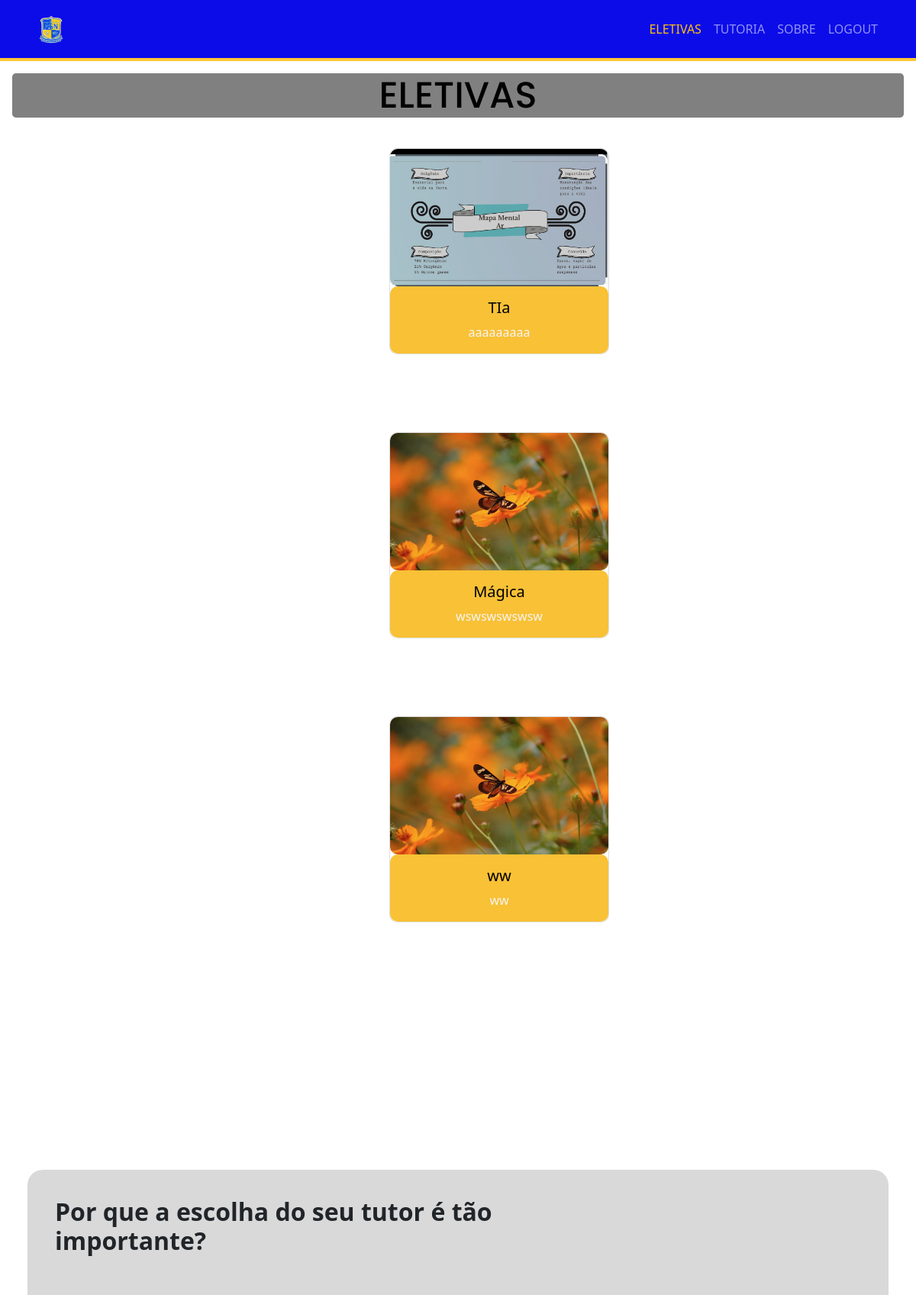
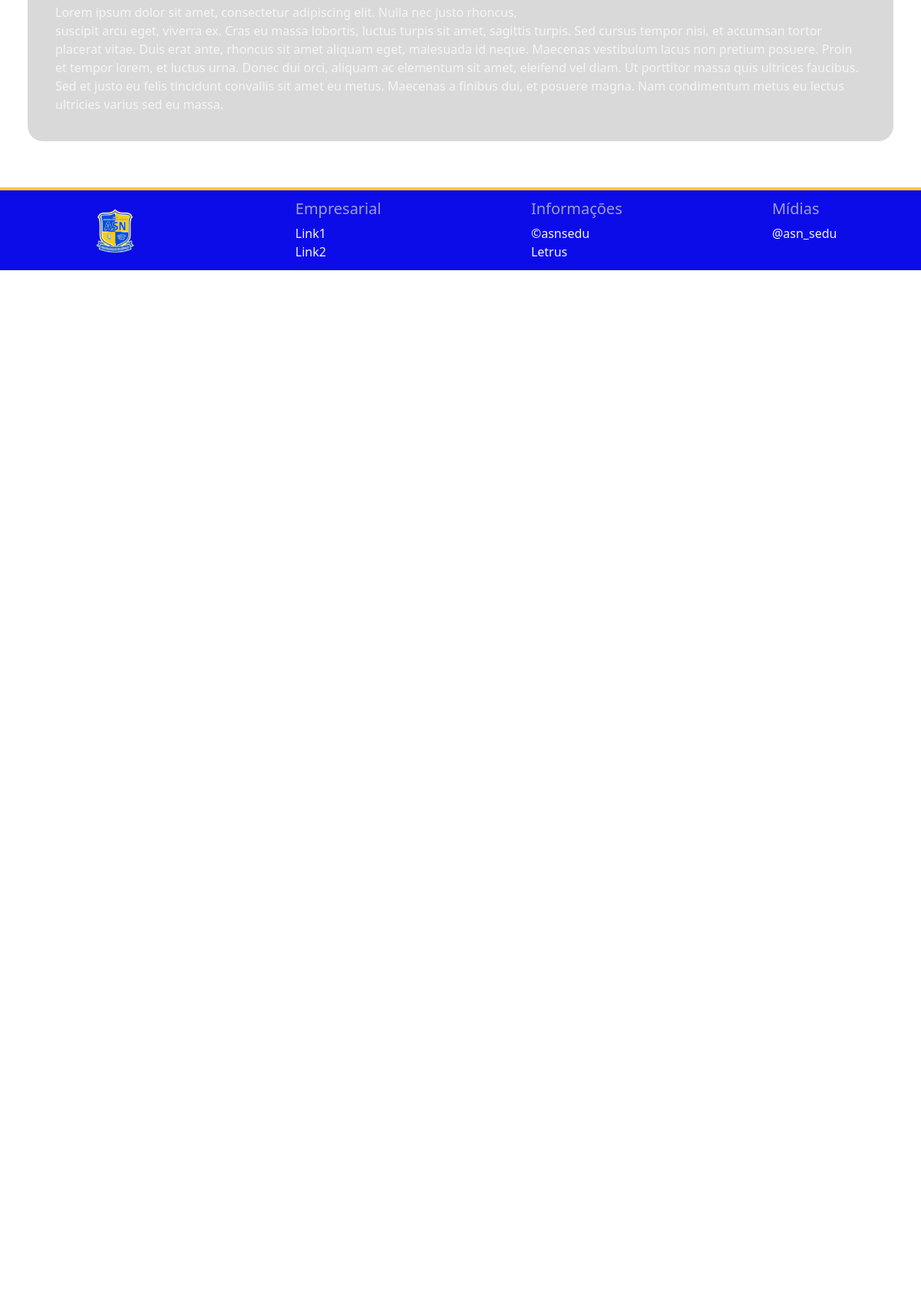
/eletivas/ (signed in, upper part), run on the app's committed database (2 pictures, top to bottom).
### Aplicativo/models.py (models this page shows)
class Eletivas(models.Model):
    titulo = models.CharField(max_length=50)
    descricao = models.TextField(max_length=150)
    imagem = models.ImageField(upload_to="img_eletivas/")

### Aplicativo/views.py (the view)
# urls.py: path('eletivas/', eletivas,name='eletivas'),
def eletivas(request):
    dados = dados_universsais.copy()
    dados['pagina'] = "eletivas"
    dados['eletivas'] = Eletivas.objects.all().values()
    dados['user'] = request.session['user']
    return render(request,'eletiva/eletivas.html',dados)

### Aplicativo/templates/eletiva/eletivas.html (shortened to what this page needs)
<!DOCTYPE html>
<html lang="en">
<head>
    <link href="https://cdn.jsdelivr.net/npm/bootstrap@5.1.3/dist/css/bootstrap.min.css" rel="stylesheet"
>
    {% load static %}
    <link rel="stylesheet" href="{% static 'css/eletivas.css'%}">
</head>
<body>
    {% include 'codigos reutilizados/links_reutilizados.html' %}
      <h1 class="text-black text-center m-3 rounded-3" id="eletivas-title">ELETIVAS</h1>
    <div class="container" id="eletivas">
            {% for i in eletivas %}
        <div class="row p-4" id="cards-eletivas" data-materia="{{i.titulo}}" data-id="{{i.id}}" onclick="vai(this)" onmouseenter="entrou(this)" onmouseleave="saiu(this)">
            <div class="col-md-3 mb-4">
                <div class="card" style="width: 18rem; border-radius: 10px;">
                    <img src="../../media/{{i.imagem}}" alt="" width="286" height="180" style="border-radius: 10px;">
                    <div class="card-body text-center">
                        <h5 class="card-title">{{i.titulo}}</h5>
                        <p class="card-text">{{i.descricao}}</p>
                    </div>
                </div>
            </div>
        </div>
        {% endfor %}
    </div>
    <div class="importante d-flex flex-column flex-md-row justify-content-between align-items-center">
        <div>
            <h2><strong>Por que a escolha do seu tutor é tão <br> importante?</strong></h2>
            <p class="text-importante"> <br> <br> Lorem ipsum dolor sit amet, consectetur adipiscing elit. Nulla nec justo rhoncus, <br>
                suscipit arcu eget, viverra ex. Cras eu massa lobortis, luctus turpis sit amet, sagittis turpis. Sed cursus tempor nisi, et accumsan tortor placerat vitae. Duis erat ante, rhoncus sit amet aliquam eget, malesuada id neque. Maecenas vestibulum lacus non pretium posuere. Proin et tempor lorem, et luctus urna. Donec dui orci, aliquam ac elementum sit amet, eleifend vel diam. Ut porttitor massa quis ultrices faucibus. Sed et justo eu felis tincidunt convallis sit amet eu metus. Maecenas a finibus dui, et posuere magna. Nam condimentum metus eu lectus ultricies varius sed eu massa.</p>
        </div>
    </div>
{% include 'codigos reutilizados/footer.html' %}
</body>
</html>

### Aplicativo/static/css/eletivas.css (style rules this page uses)
* { box-sizing: border-box; margin: 0; padding: 0; }
body, html { height: 100vh; }
#eletivas-title { font-size: 3em; font-family: "Poppins", sans-serif; font-weight: 500; font-style: normal; background-color: gray; }
h1 { color: #fafafa; font-family: "Poppins", sans-serif; font-weight: 500; font-style: normal; }
#eletivas { display: flex; gap: 30px; flex-direction: column; align-items: center; padding-bottom: 20%; padding-left: 10%; }
#cards-eletivas { display: flex; gap: 50px; }
.card-body { background-color: #f8c136; border-radius: 10px; }
.card { border-radius: 10px; }
p { display: inline; color: #F5F5F5; }
.importante { background-color: #d9d9d9; border-radius: 20px; padding: 3%; margin: 3%; margin-bottom: 5%; }
h5 { color: #9F9ED4; }
.card-title { color: #000; }

### Aplicativo/static/css/links_reutilizados.css (style rules this page uses)
:root { --display-adicionar: none; --display-deletar: none; }

### data on the page
Eletivas: imagem (picture), titulo "TIa", descricao "aaaaaaaaa"
Eletivas: imagem (picture), titulo "Mágica", descricao "wswswswswsw"
Eletivas: imagem (picture), titulo "ww", descricao "ww"
